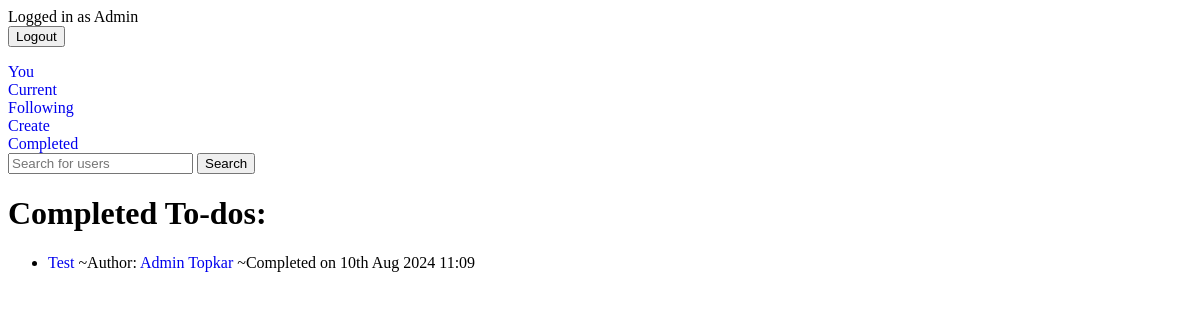
Page /todos/completed/ (signed in) on the earlier database version.
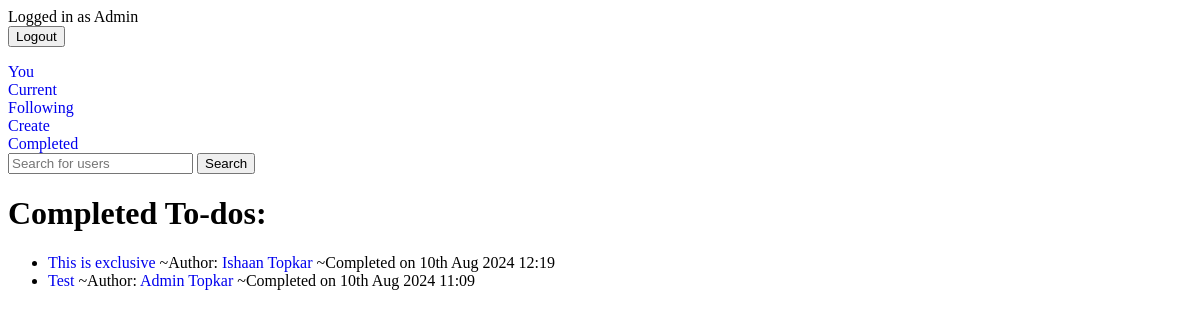
Same page on the later database version.
### crispApp/models.py (models this page shows, shortened)
class Submission(models.Model):
    todo = models.ForeignKey(Todo, on_delete=models.CASCADE)
    submitter = models.ForeignKey(UserProfile, on_delete=models.CASCADE)
    date_submitted = models.DateTimeField(null=True, blank=True)

class Todo(models.Model):
    title = models.CharField(max_length=100)
    memo = models.TextField(blank=True)
    visibility_choices = [
        ('Private', 'Personal - Only visible to you'),
        ('Exclusive', 'Exclusive - Send to selective followers'),
        ('Public', 'Public - Send to your followers'),
    ]
    visibility = models.CharField(max_length=9, choices=visibility_choices, default='Private')
    created = models.DateTimeField(auto_now_add=True)
    important = models.BooleanField(default=False)
    author = models.ForeignKey(UserProfile, on_delete=models.CASCADE, related_name='author')
    submitters = models.ManyToManyField(UserProfile, through='Submission')
    send_to = models.ManyToManyField(UserProfile, related_name='send_to')

### userProfile/models.py (models this page shows, shortened)
class UserProfile(models.Model):
    user = models.OneToOneField(User, on_delete=models.CASCADE)
    name = models.TextField(blank=True, null=True)
    pfp_url = models.URLField(blank=True, null=True)  # Store the profile picture URL
    instructing = models.ManyToManyField('self', related_name='instructingprofiles', symmetrical=False)
    following = models.ManyToManyField('self', related_name='followerprofiles', symmetrical=False)

### crispApp/views.py (the view)
# urls.py: path('todos/completed/', views.completedtodos, name="completedtodos"),
@login_required #Profile needed
def completedtodos(request):
    try:
        profile = UserProfile.objects.get(user=request.user)
    except ObjectDoesNotExist:
        return redirect ('userProfile:createprofile')
    submissions = Submission.objects.filter(submitter=profile).order_by('-date_submitted')
    context={'submissions':submissions}
    return render (request, 'todoApp/completedtodos.html', context)

### crispApp/templates/todoApp/completedtodos.html (shortened to what this page needs)
{% extends 'todoApp/base.html' %}
{% block content %}
{% if submissions %}
<h1>Completed To-dos:</h1>
<ul>
     {% for submission in submissions %}
     <li>
               <a href="{% url 'viewtodo' submission.todo.id %}">
               {{ submission.todo.title }}
               </a>
               ~Author: <a href="{% url 'userProfile:viewprofile' submission.todo.author.id %}">{{ submission.todo.author.name }}</a>
               ~Completed on {{ submission.date_submitted|date:'dS M Y H:i' }}
     </li>
     {% endfor %}
</ul>
{% else %}
<h3>You haven't completed </h3>
{% endif %}
{% endblock %}

### crispApp/templates/todoApp/base.html (shortened to what this page needs)
{% if user.is_authenticated %}
Logged in as {{ user.first_name }}
<form method="POST" action="{% url 'logoutuser' %}">
<button type="SUBMIT">Logout</button>
</form>
<a href="{% url 'userProfile:viewself' %}">You</a><br>
<a href="{% url 'currenttodos' %}">Current</a><br>
<a href="{% url 'publictodos' 'following' %}">Following</a><br>
<a href="{% url 'createtodos' %}">Create</a><br>
<a href="{% url 'completedtodos' %}">Completed</a><br>
<form method="GET" action="{% url 'userProfile:searchprofile' %}">
     <input type="search" placeholder="Search for users" name="userinput">
     <button type="submit">Search</button>
</form>
{% else %}
<a href="{% url 'connect' %}">Join</a>
<br>
{% endif %}
{% block content %}{% endblock %}

### crispApp/templates/todoApp/base.html (style rules this page uses)
a { text-decoration: none; }

Differences in the rows shown:
added Submission: todo "This is exclusive", todo.author.name "Ishaan Topkar", date_submitted "10th Aug 2024 12:19"
